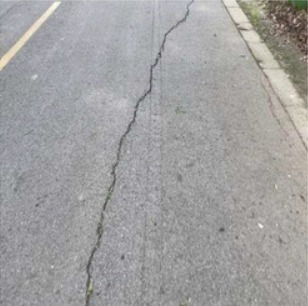
#> input picture crack_detection_project/images/WhatsApp Image 2026-05-10 at 1.27.53 PM (1).jpeg, 308 x 306 px; its folder holds only this picture in this run
$ python step9_feature_extraction.py
#> lines starting #> are read from the running program, lines starting #| are printed output that depends on the picture; after the words box and inside, x2 and y2 are one past the last pixel; in counts of white or black regions, pixels touching at a corner belong together
"""
Step 9: Feature Extraction
Applies Hough Line Transform and Contour Detection to morphologically closed edges.
"""
import cv2
import numpy as np
import matplotlib.pyplot as plt
import os
import glob
import sys

os.makedirs("output_figures", exist_ok=True)
image_paths = sorted(glob.glob("images/*.jpg") + glob.glob("images/*.jpeg"))
if not image_paths:
    print("No images found in images/ directory. Please add .jpg images and run again.")
    sys.exit()

for idx, path in enumerate(image_paths, 1):
    img = cv2.imread(path)
#> img is the input picture: shape (306, 308, 3); mean B, G, R 160.6, 160.5, 161.3
    if img is None: continue
    resized = cv2.resize(img, (512, 512))
    gray = cv2.cvtColor(resized, cv2.COLOR_BGR2GRAY)

    # Run pipeline to Morphological Closing inline
    blurred = cv2.GaussianBlur(gray, (5, 5), 1)
    canny = cv2.Canny(blurred, 50, 150)
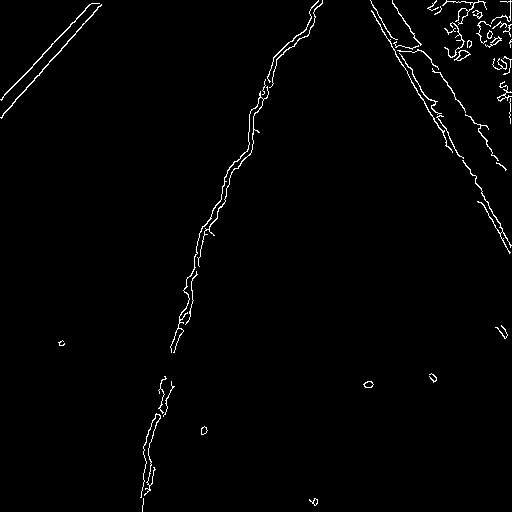
#> canny: shape (512, 512); 1.4% white in thin lines or dots
    kernel = np.ones((3, 3), np.uint8)
    closed_edges = cv2.morphologyEx(canny, cv2.MORPH_CLOSE, kernel)
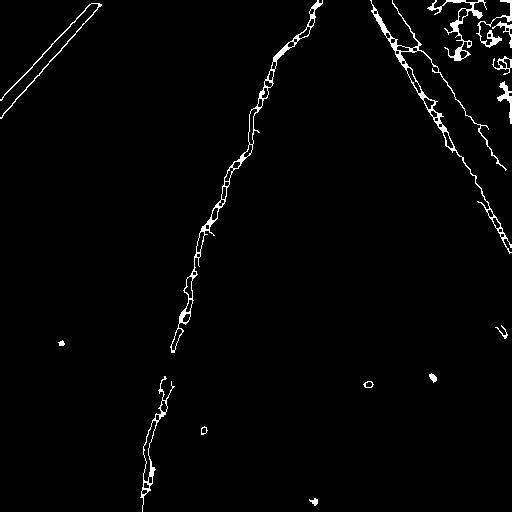
#> closed_edges: shape (512, 512); 1.9% white in thin lines or dots

    # Feature Extraction
    hough_overlay = resized.copy()
    lines = cv2.HoughLinesP(closed_edges, rho=1, theta=np.pi/180, threshold=50, minLineLength=30, maxLineGap=10)
#> lines = 44 rows, first 6: [475, 182, 511, 245], [481, 202, 510, 252], [373, 10, 453, 144], [180, 328, 212, 210], [0, 117, 101, 5], [33, 64, 89, 4]
    if lines is not None:
        for line in lines:
            x1, y1, x2, y2 = line[0]
            cv2.line(hough_overlay, (x1, y1), (x2, y2), (0, 255, 0), 2)
#> this loop made 44 passes
#> (x1, y1, x2, y2) on passes 1 to 12: (475, 182, 511, 245), (481, 202, 510, 252), (373, 10, 453, 144), (180, 328, 212, 210), (0, 117, 101, 5), (33, 64, 89, 4), (420, 93, 444, 135), (392, 3, 468, 116), (248, 135, 276, 54), (376, 16, 438, 127), (148, 452, 163, 394), (460, 156, 502, 228)
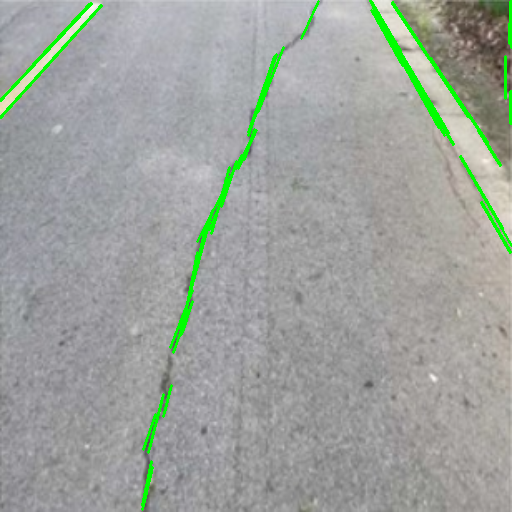
#> hough_overlay: shape (512, 512, 3); mean B, G, R 156.8, 162.9, 157.3

    contour_overlay = resized.copy()
    contours, _ = cv2.findContours(closed_edges, cv2.RETR_EXTERNAL, cv2.CHAIN_APPROX_SIMPLE)
#> contours = 15 contours, 2 with area under 20; largest, box (x1, y1, x2, y2) and area: (170, 0, 323, 353) 1886, (370, 0, 512, 254) 1268, (140, 376, 175, 512) 622, (427, 0, 487, 61) 486, (0, 3, 102, 119) 184
    cv2.drawContours(contour_overlay, contours, -1, (0, 0, 255), 2)
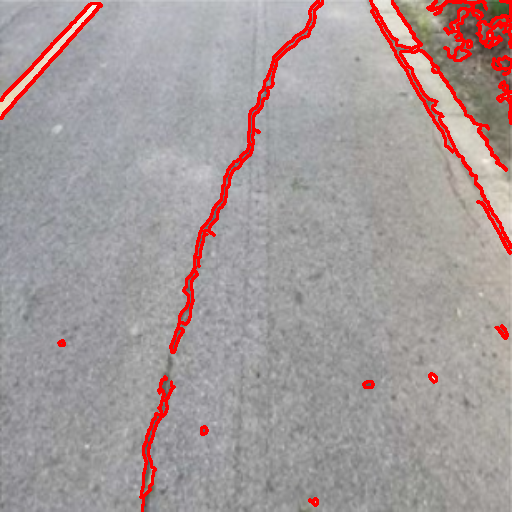
#> contour_overlay: shape (512, 512, 3); mean B, G, R 154.6, 154.2, 165.5

    plt.figure(figsize=(15, 5))

    plt.subplot(131)
    plt.imshow(cv2.cvtColor(resized, cv2.COLOR_BGR2RGB))
    plt.title("Original Color")
    plt.axis('off')

    plt.subplot(132)
    plt.imshow(cv2.cvtColor(hough_overlay, cv2.COLOR_BGR2RGB))
    plt.title("Hough Lines Overlay")
    plt.axis('off')

    plt.subplot(133)
    plt.imshow(cv2.cvtColor(contour_overlay, cv2.COLOR_BGR2RGB))
    plt.title("Contours Overlay")
    plt.axis('off')

    plt.suptitle(f"Image {idx}: Feature Extraction\nHough Transform maps linear crack geometry; Contours outline full crack region boundaries for area estimation")
    plt.tight_layout()
    plt.savefig(f"output_figures/step9_features_img{idx}.png")
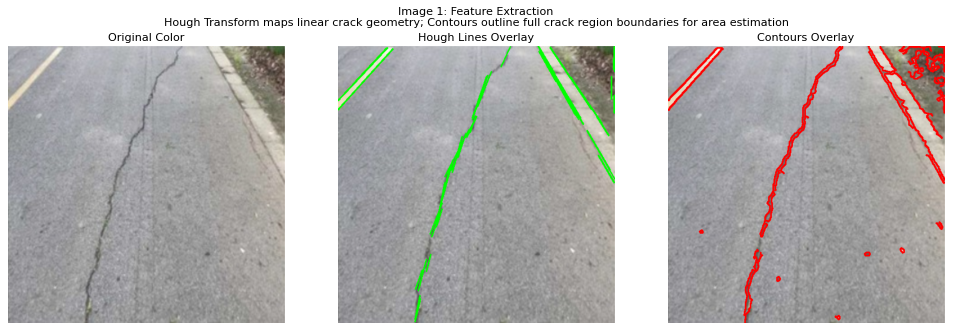
#> figure drawn by matplotlib, 3 panels
    plt.show()

$ run again, on crack_detection_project/images/WhatsApp Image 2026-05-10 at 1.27.53 PM (5).jpeg
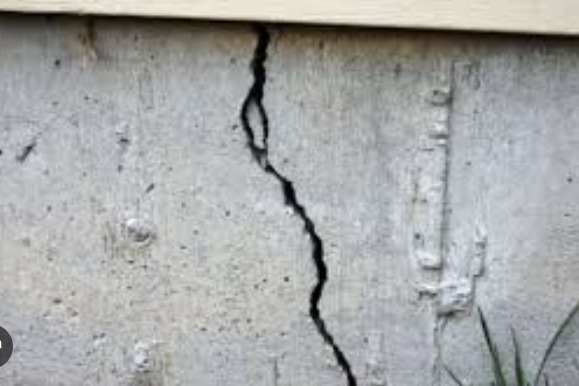
#> input picture crack_detection_project/images/WhatsApp Image 2026-05-10 at 1.27.53 PM (5).jpeg, 579 x 386 px
#> img is the input picture: shape (386, 579, 3); mean B, G, R 166.9, 167.2, 165.9
#> canny: shape (512, 512); 2.1% white in thin lines or dots
#> closed_edges: shape (512, 512); 2.5% white in thin lines or dots
#> lines = 39 rows, first 6: [218, 26, 417, 39], [391, 275, 393, 203], [389, 358, 389, 316], [383, 458, 384, 425], [65, 16, 113, 19], [390, 432, 390, 396]
#> the loop `for line in lines:` made 39 passes
#> after the loop `for line in lines:`:
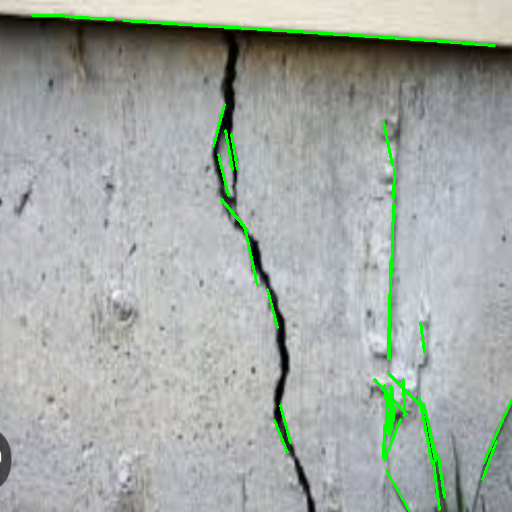
#> hough_overlay: shape (512, 512, 3); mean B, G, R 164.3, 169.7, 163.2
#> contours = 54 contours, 25 with area under 20; largest, box (x1, y1, x2, y2) and area: (367, 80, 448, 512) 1690, (212, 38, 316, 512) 922, (472, 400, 512, 512) 410, (106, 288, 132, 327) 180, (116, 465, 136, 495) 122
#> contour_overlay: shape (512, 512, 3); mean B, G, R 158, 158.3, 173.8
#> `plt.savefig(f"output_figures/step9_features_img{idx}.png")`:
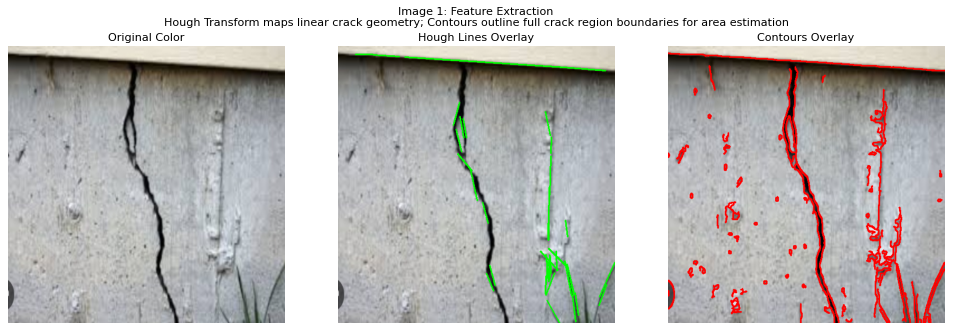
#> figure drawn by matplotlib, 3 panels

$ run again, on crack_detection_project/images/WhatsApp Image 2026-05-10 at 1.27.53 PM (6).jpeg
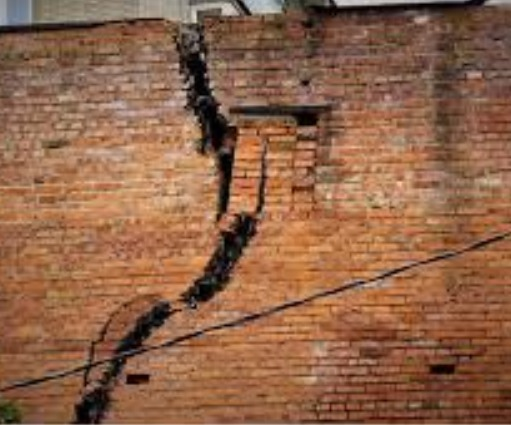
#> input picture crack_detection_project/images/WhatsApp Image 2026-05-10 at 1.27.53 PM (6).jpeg, 511 x 425 px
#> img is the input picture: shape (425, 511, 3); mean B, G, R 73.2, 100.1, 143.9
#> canny: shape (512, 512); 6.2% white in thin lines or dots
#> closed_edges: shape (512, 512); 7.8% white in thin lines or dots
#> lines = 288 rows, first 6: [22, 510, 223, 510], [22, 511, 223, 511], [218, 509, 400, 509], [225, 391, 449, 305], [75, 447, 289, 365], [426, 318, 466, 303]
#> the loop `for line in lines:` made 288 passes
#> after the loop `for line in lines:`:
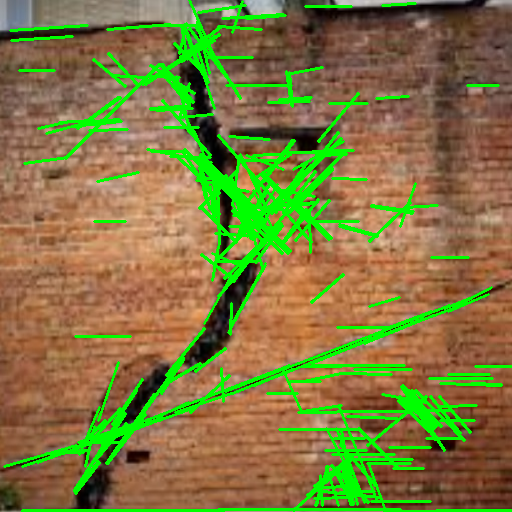
#> hough_overlay: shape (512, 512, 3); mean B, G, R 64, 121.5, 126.4
#> contours = 85 contours, 30 with area under 20; largest, box (x1, y1, x2, y2) and area: (0, 0, 512, 512) 18354, (276, 384, 493, 462) 5290, (241, 278, 512, 390) 1240, (38, 102, 128, 167) 890, (291, 192, 458, 243) 594
#> contour_overlay: shape (512, 512, 3); mean B, G, R 60.9, 83.7, 163.1
#> `plt.savefig(f"output_figures/step9_features_img{idx}.png")`:
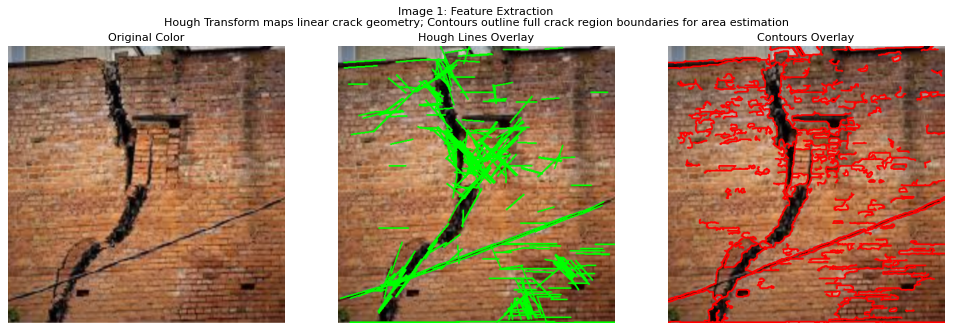
#> figure drawn by matplotlib, 3 panels

$ run again, on crack_detection_project/images/WhatsApp Image 2026-05-10 at 1.27.53 PM (2).jpeg
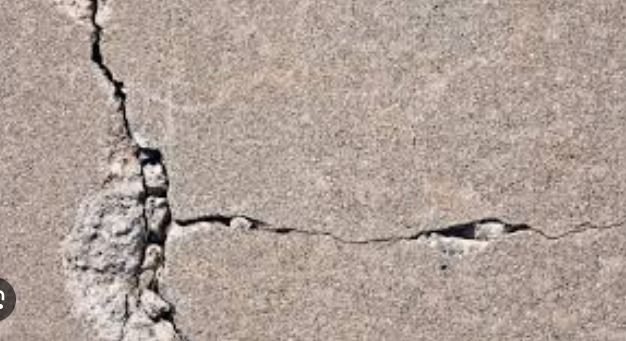
#> input picture crack_detection_project/images/WhatsApp Image 2026-05-10 at 1.27.53 PM (2).jpeg, 626 x 341 px
#> img is the input picture: shape (341, 626, 3); mean B, G, R 152, 160.2, 175.1
#> canny: shape (512, 512); 5.1% white in thin lines or dots
#> closed_edges: shape (512, 512); 7.6% white; 107 white regions (11 under 20 px)
#> lines = 276 rows, first 6: [89, 203, 93, 272], [110, 286, 135, 467], [125, 433, 131, 481], [134, 398, 138, 428], [96, 151, 118, 277], [98, 272, 103, 168]
#> the loop `for line in lines:` made 276 passes
#> after the loop `for line in lines:`:
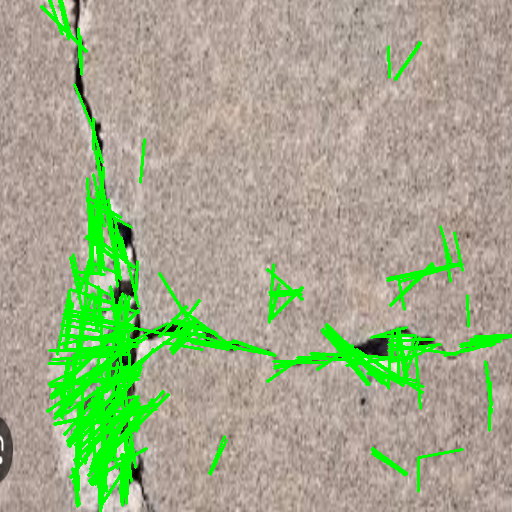
#> hough_overlay: shape (512, 512, 3); mean B, G, R 137.6, 170.7, 159
#> contours = 107 contours, 34 with area under 20; largest, box (x1, y1, x2, y2) and area: (46, 0, 512, 512) 23318, (386, 263, 434, 314) 802, (433, 226, 463, 291) 349, (417, 414, 475, 497) 341, (263, 255, 282, 323) 288
#> contour_overlay: shape (512, 512, 3); mean B, G, R 135.5, 142.8, 184.8
#> `plt.savefig(f"output_figures/step9_features_img{idx}.png")`:
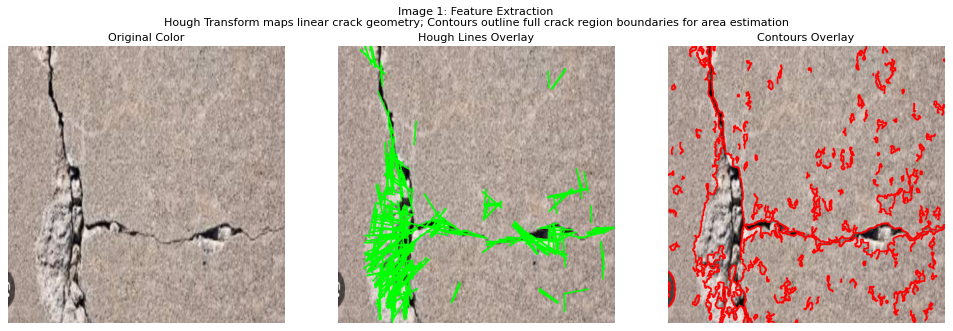
#> figure drawn by matplotlib, 3 panels
